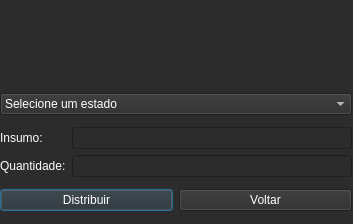
<?xml version="1.0" encoding="UTF-8"?>
<ui version="4.0">
 <class>JanelaDistribuir</class>
 <widget class="QDialog" name="JanelaDistribuir">
  <property name="geometry">
   <rect>
    <x>0</x>
    <y>0</y>
    <width>353</width>
    <height>224</height>
   </rect>
  </property>
  <property name="windowTitle">
   <string>Dialog</string>
  </property>
  <property name="styleSheet">
   <string notr="true">background-color: rgb(44, 44, 44);
color: rgb(255, 255, 255);</string>
  </property>
  <widget class="QWidget" name="verticalLayoutWidget">
   <property name="geometry">
    <rect>
     <x>0</x>
     <y>0</y>
     <width>352</width>
     <height>221</height>
    </rect>
   </property>
   <layout class="QVBoxLayout" name="verticalLayout">
    <item>
     <widget class="QLabel" name="label_9">
      <property name="maximumSize">
       <size>
        <width>350</width>
        <height>75</height>
       </size>
      </property>
      <property name="text">
       <string/>
      </property>
      <property name="pixmap">
       <pixmap resource="Arquivo_de_Recursos.qrc">:/icones/icones/ms.png</pixmap>
      </property>
      <property name="scaledContents">
       <bool>true</bool>
      </property>
     </widget>
    </item>
    <item>
     <widget class="QComboBox" name="comboBox">
      <item>
       <property name="text">
        <string>Selecione um estado</string>
       </property>
      </item>
      <item>
       <property name="text">
        <string>Acre</string>
       </property>
      </item>
      <item>
       <property name="text">
        <string>Alagoas</string>
       </property>
      </item>
      <item>
       <property name="text">
        <string>Amapá</string>
       </property>
      </item>
      <item>
       <property name="text">
        <string>Amazonas</string>
       </property>
      </item>
      <item>
       <property name="text">
        <string>Bahia</string>
       </property>
      </item>
      <item>
       <property name="text">
        <string>Ceará</string>
       </property>
      </item>
      <item>
       <property name="text">
        <string>Distrito Federal</string>
       </property>
      </item>
      <item>
       <property name="text">
        <string>Espírito Santo</string>
       </property>
      </item>
      <item>
       <property name="text">
        <string>Goiás</string>
       </property>
      </item>
      <item>
       <property name="text">
        <string>Maranhão</string>
       </property>
      </item>
      <item>
       <property name="text">
        <string>Mato Grosso</string>
       </property>
      </item>
      <item>
       <property name="text">
        <string>Mato Grosso do Sul</string>
       </property>
      </item>
      <item>
       <property name="text">
        <string>Minas Gerais</string>
       </property>
      </item>
      <item>
       <property name="text">
        <string>Pará</string>
       </property>
      </item>
      <item>
       <property name="text">
        <string>Paraíba</string>
       </property>
      </item>
      <item>
       <property name="text">
        <string>Paraná</string>
       </property>
      </item>
      <item>
       <property name="text">
        <string>Pernambuco</string>
       </property>
      </item>
      <item>
       <property name="text">
        <string>Piauí</string>
       </property>
      </item>
      <item>
       <property name="text">
        <string>Rio de Janeiro</string>
       </property>
      </item>
      <item>
       <property name="text">
        <string>Rio Grande do Norte</string>
       </property>
      </item>
      <item>
       <property name="text">
        <string>Rio Grande do Sul</string>
       </property>
      </item>
      <item>
       <property name="text">
        <string>Roraima</string>
       </property>
      </item>
      <item>
       <property name="text">
        <string>Rondônia</string>
       </property>
      </item>
      <item>
       <property name="text">
        <string>Santa Catarina</string>
       </property>
      </item>
      <item>
       <property name="text">
        <string>São Paulo</string>
       </property>
      </item>
      <item>
       <property name="text">
        <string>Sergipe</string>
       </property>
      </item>
      <item>
       <property name="text">
        <string>Tocantins</string>
       </property>
      </item>
     </widget>
    </item>
    <item>
     <layout class="QHBoxLayout" name="horizontalLayout_2">
      <item>
       <layout class="QVBoxLayout" name="verticalLayout_3">
        <item>
         <widget class="QLabel" name="label_2">
          <property name="text">
           <string>Insumo:</string>
          </property>
         </widget>
        </item>
        <item>
         <widget class="QLabel" name="label">
          <property name="text">
           <string>Quantidade:</string>
          </property>
         </widget>
        </item>
       </layout>
      </item>
      <item>
       <layout class="QVBoxLayout" name="verticalLayout_2">
        <item>
         <widget class="QLineEdit" name="textFieldInsumo"/>
        </item>
        <item>
         <widget class="QLineEdit" name="textFieldQtd">
          <property name="layoutDirection">
           <enum>Qt::RightToLeft</enum>
          </property>
         </widget>
        </item>
       </layout>
      </item>
     </layout>
    </item>
    <item>
     <layout class="QHBoxLayout" name="horizontalLayout">
      <item>
       <widget class="QPushButton" name="btnDistribuir">
        <property name="cursor">
         <cursorShape>PointingHandCursor</cursorShape>
        </property>
        <property name="text">
         <string>Distribuir</string>
        </property>
       </widget>
      </item>
      <item>
       <widget class="QPushButton" name="btnVoltar">
        <property name="cursor">
         <cursorShape>PointingHandCursor</cursorShape>
        </property>
        <property name="text">
         <string>Voltar</string>
        </property>
       </widget>
      </item>
     </layout>
    </item>
   </layout>
  </widget>
 </widget>
 <resources>
  <include location="Arquivo_de_Recursos.qrc"/>
 </resources>
 <connections/>
</ui>
